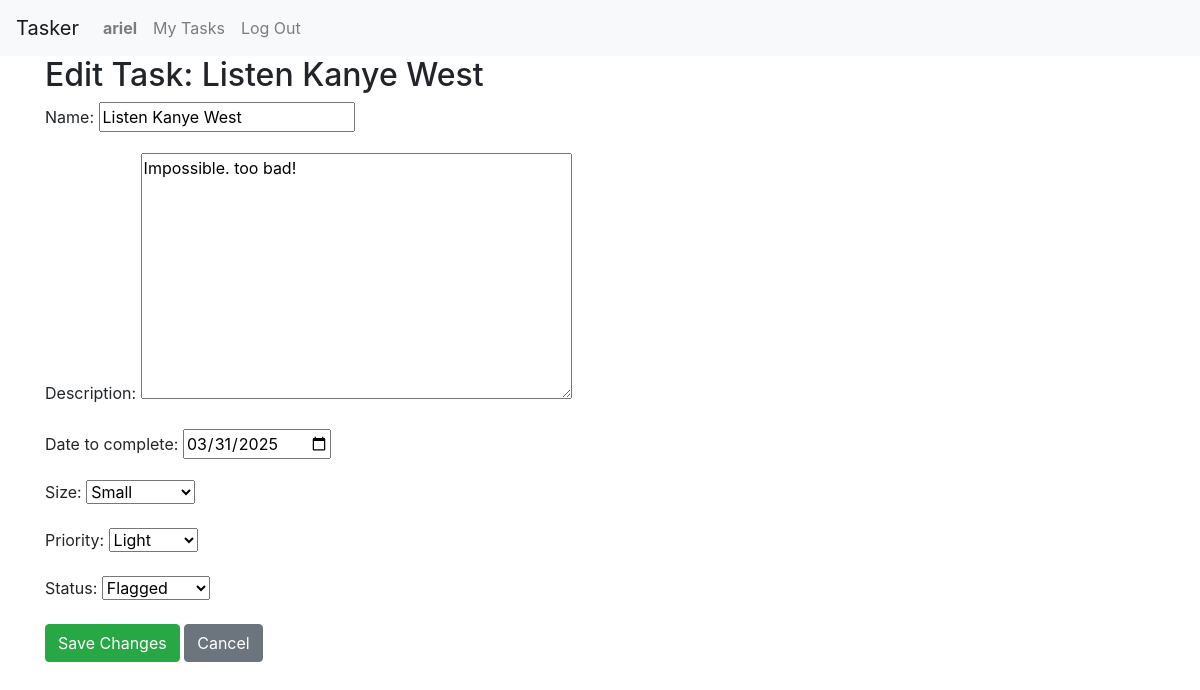
Screenshot of /tasks/edit/4/ (signed in) with the database file from the repository.
### tasker/models.py (models this page shows, shortened)
class User(AbstractUser):
    pass

class Task(models.Model):
    SIZE_CHOICES = [
        ('small', 'Small'),
        ('medium', 'Medium'),
        ('large', 'Large'),
        ('extraLarge', 'Extra Large'),
    ]
    PRIORITY_CHOICES = [
        ('light', 'Light'),
        ('medium', 'Medium'),
        ('urgent', 'Urgent'),
        ('severe', 'Severe'),
    ]
    STATUS_CHOICES = [
        ('in-analysis', 'In Analysis'),
        ('in-progress', 'In Progress'),
        ('flagged', 'Flagged'),
        ('completed', 'Completed'),
    ]
    user = models.ForeignKey(User, on_delete=models.CASCADE, related_name="tasks")
    name = models.CharField(max_length=255)
    description = models.TextField(blank=True)
    date_created = models.DateTimeField(auto_now_add=True)
    date_to_complete = models.DateField()
    size = models.CharField(max_length=10, choices=SIZE_CHOICES)
    priority = models.CharField(max_length=10, choices=PRIORITY_CHOICES)
    status = models.CharField(max_length=15, choices=STATUS_CHOICES, default='in-analysis')

### tasker/views.py (the view)
# urls.py: path("tasks/edit/<int:task_id>/", views.edit_task, name="edit_task"),
@login_required
def edit_task(request, task_id):
    task = get_object_or_404(Task, id=task_id, user=request.user)
    if request.method == "POST":
        form = TaskForm(request.POST, instance=task)
        if form.is_valid():
            form.save()
            return redirect("task_list")
    else:
        form = TaskForm(instance=task)
    return render(request, "tasker/edit_task.html", {"form": form, "task": task})

### tasker/forms.py
class TaskForm(forms.ModelForm):
    date_to_complete = forms.DateField(
        widget=forms.DateInput(attrs={'type': 'date'})
    )
    class Meta:
        model = Task
        fields = ["name", "description", "date_to_complete", "size", "priority", "status"]

### tasker/templates/tasker/edit_task.html (shortened to what this page needs)
{% extends "tasker/layout.html" %}
{% block body %}
<div class="container">
    <h2>Edit Task: {{ task.name }}</h2>
    <form method="post">
        {{ form.as_p }}
        <button type="submit" class="btn btn-success">Save Changes</button>
        <a href="{% url 'task_list' %}" class="btn btn-secondary">Cancel</a>
    </form>
</div>
{% endblock %}

### tasker/templates/tasker/layout.html (shortened to what this page needs)
{% load static %}
<!DOCTYPE html>
<html lang="en">
    <head>
        <link rel="stylesheet" href="https://stackpath.bootstrapcdn.com/bootstrap/4.4.1/css/bootstrap.min.css">
        <link href="{% static 'tasker/styles.css' %}" rel="stylesheet">
    </head>
    <body>
        <nav class="navbar navbar-expand-lg navbar-light bg-light">
            <a class="navbar-brand" href="#">Tasker</a>
            <div>
              <ul class="navbar-nav mr-auto">
                {% if user.is_authenticated %}
                    <li class="nav-item">
                        <a class="nav-link" href="#"><strong>{{ user.username }}</strong></a>
                    </li>
                    <li class="nav-item">
                        <a class="nav-link" href="{% url 'task_list' %}">My Tasks</a>
                    </li>
                    <li class="nav-item">
                        <a class="nav-link" href="{% url 'logout' %}">Log Out</a>
                    </li>
                {% endif %}
              </ul>
            </div>
          </nav>
        <div class="body">
            {% block body %}
            {% endblock %}
        </div>
    </body>
</html>

### rows the page displays
User: username "ariel"
Task: name "Listen Kanye West", description "Impossible. too bad!", date_to_complete "03/31/2025", size "Small", priority "Light", status "Flagged"
